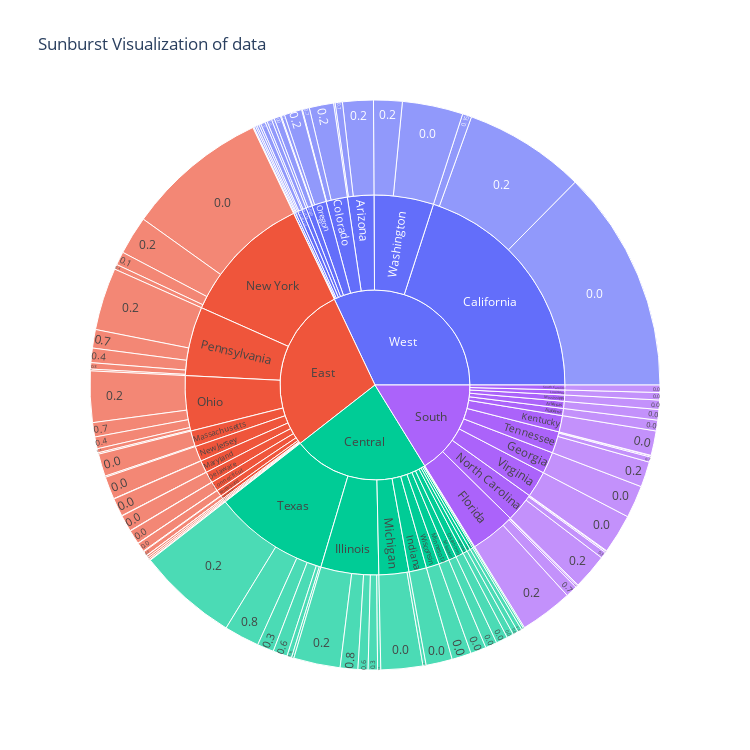

Notebook cell for this chart:
### Code cell
import plotly.express as px 
fig=px.sunburst(data_sunburst,
               path=["Region","State","Discount"],
               values="Count",
               title="Sunburst Visualization of data",
               color_continuous_scale="BrBG",
               width=750,height=750)

fig.show()

### Figure 1 — Plotly figure (JSON) as saved in the notebook; plotly's stock layout.template omitted (floating-point values rounded to 4 significant figures; data arrays with more than 128 entries replaced by an {"elided": "..."} marker saying what was removed)
{"data": [{"branchvalues": "total", "domain": {"x": [0.0, 1.0], "y": [0.0, 1.0]}, "hovertemplate": "labels=%{label}<br>Count=%{value}<br>parent=%{parent}<br>id=%{id}<extra></extra>", "ids": {"elided": "154 str values"}, "labels": {"elided": "154 str values"}, "name": "", "parents": {"elided": "154 str values"}, "type": "sunburst", "values": {"elided": "154 int values"}}], "layout": {"height": 750, "legend": {"tracegroupgap": 0}, "title": {"text": "Sunburst Visualization of data"}, "width": 750}}
